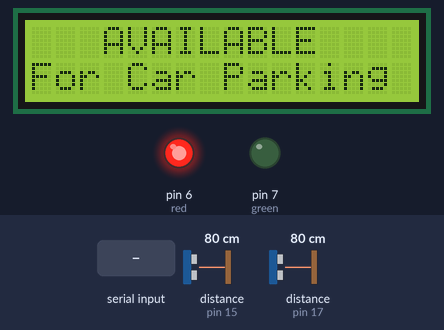
Simulated run of this sketch. Board: Arduino Uno, built with avr-gcc and run on an emulated ATmega328P. Parts: 16×2 character LCD, output pins drawn as LEDs (lit = HIGH). Wiring (inferred from the names in the program): 2 × ultrasonic range finder: trigger pin 14, echo pin 15 / trigger pin 16, echo pin 17. Inputs (shaded band) come from the test bench; at power-on: distance to the obstacle (sensors on pin 15, pin 17) 80 cm. The echo pulse lasts 58.3 µs per cm; pins used as bus, display or sensor lines are not drawn; what the sketch prints to the serial monitor is not drawn.

Above: at 4.4 s.
4.5 s: "a" received over Serial
At 5.5 s:
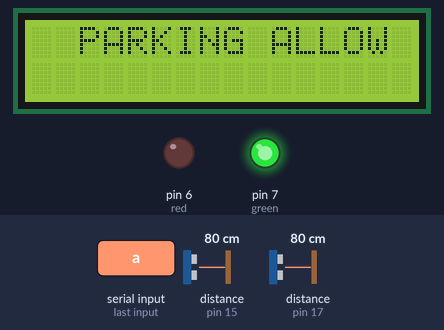
7.2 s: distance to the obstacle (sensor on pin 15) set to 12 cm
8.7 s: distance to the obstacle (sensor on pin 15) set to 9 cm
At 11.0 s:
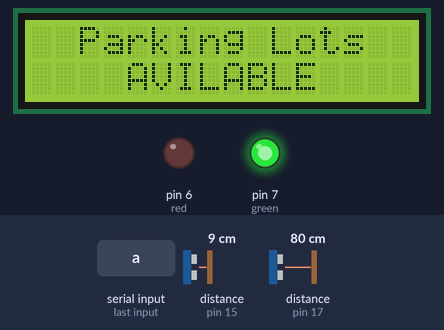
13.7 s: distance to the obstacle (sensor on pin 17) set to 12 cm
17.4 s: distance to the obstacle (sensor on pin 17) set to 9 cm
At 20.2 s:
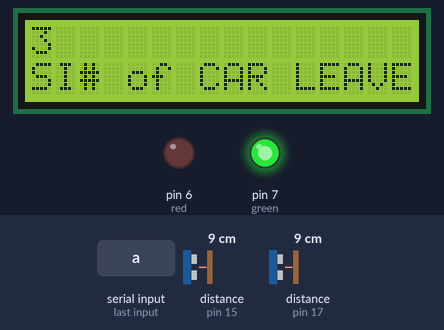
21.9 s: "b" received over Serial
At 23.3 s:
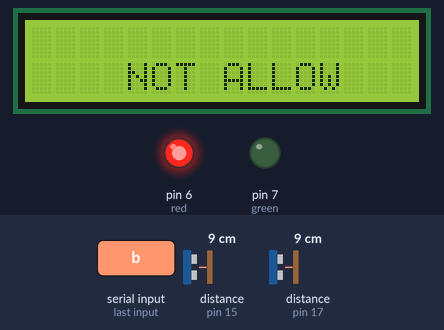
Timing chart, 0 to 24.9 s (numbered marks = the images above; inputs shaded):
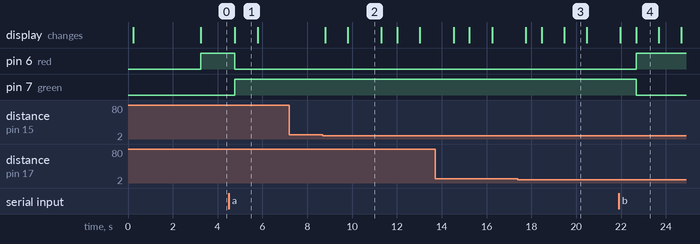

The sketch:

Digital_Car_Parking_System.ino
```cpp
#include<LiquidCrystal.h>
#include <Wire.h>  // Comes with Arduino IDE
#include <Servo.h>

LiquidCrystal lcd(13,12,11,10,9,8);
//                (RS,E,DB4,DB5,DB6,DB7)

char junk;
String inputString="";

#define echoPin 15 // Echo Pin
#define trigPin 14 // Trigger Pin

#define echoPin2 17 // Echo Pin
#define trigPin2 16 // Trigger Pin

int count=0;
long duration, duration2, inches2, inches, distance, distance2;

void IN()
{
    if(count > 10){
        //nothing do here

    }else{
    count++;
    lcd.clear();
    lcd.print(count);
    lcd.setCursor(0,1);
    lcd.print("SI# of CAR Entry");
    delay(1000);
    }
}

void OUT()
{
    if(count <= 0){
        //nothing do here
    }
    else{
    count--;
    lcd.clear();
    lcd.print(count);
    lcd.setCursor(0,1);
    lcd.print("SI# of CAR LEAVE");
    delay(1000);
    }
}

void setup()
{
  //For LCD DISPLAY

  lcd.begin(16,2);
  lcd.setCursor(0,0);
  lcd.print("Welcome To :)");
  delay (175);
  lcd.setCursor(0,1);
  lcd.print("CAR Parking");
  delay(3000);
  //for LED
  pinMode(7, OUTPUT); //green
  pinMode(6, OUTPUT); //red;
  Serial.begin(9600);
  digitalWrite(6, HIGH); // red LED always HIGH

  pinMode(trigPin, OUTPUT);
  pinMode(echoPin, INPUT);
  pinMode(trigPin2, OUTPUT);
  pinMode(echoPin2, INPUT);
}

void loop()
{
   // For  Bluetooth LED Light on / OFF
   if(Serial.available()){
       while(Serial.available())
       {
             char inChar = (char)Serial.read();
             inputString += inChar;
       }
      Serial.println(inputString);
      while (Serial.available() > 0)
      {
             junk = Serial.read() ; }
             if(inputString == "a")
             {
                  digitalWrite(6, LOW);
                  delay (2);
                  digitalWrite(7, HIGH);

                  lcd.clear();
                  lcd.setCursor(2,0);
                  lcd.print("PARKING ALLOW");
                  delay(1000);
             }
             else if(inputString == "b"){   //incase of 'b' turn the LED off
                  digitalWrite(7, LOW);
                  delay (2);
                  digitalWrite(6, HIGH);

                  lcd.clear();
                  lcd.setCursor(4,1);
                  lcd.print("NOT ALLOW");
                  delay(1000);
      }
    inputString = "";
  }


 //FOR IN
 digitalWrite(trigPin, LOW);
 delayMicroseconds(2);
 digitalWrite(trigPin, HIGH);
 delayMicroseconds(10);
 digitalWrite(trigPin, LOW);
 pinMode(echoPin, INPUT);

 duration = pulseIn(echoPin, HIGH);
 inches = (duration/2) / 74;
 /*Serial.print(inches);
 Serial.print("in, ");
 Serial.println();
 delay(250);
 */

 if(inches < 4  ){
    IN();
 }

 //FOR OUT
 digitalWrite(trigPin2, LOW);
 delayMicroseconds(2);
 digitalWrite(trigPin2, HIGH);
 delayMicroseconds(10);
 digitalWrite(trigPin2, LOW);
 pinMode(echoPin2, INPUT);
 duration2 = pulseIn(echoPin2, HIGH);//
 inches2 = (duration2/2) / 74;
 /*
 Serial.print(inches2);
 Serial.print("in, ");
 Serial.println();
 delay(250);
 */

 if(inches2 < 4 ){
    OUT();
 }


 //rest of code
  if(count<=0)
  {
    lcd.clear();
    lcd.setCursor(3,0);
    lcd.print("AVAILABLE");
    lcd.setCursor(0,1);
    lcd.print("For Car Parking");
    delay(1500);
  }

  else
   {
       if(count > 10){
       lcd.clear();
       lcd.setCursor(4,0);
       lcd.print("SORRY :(");
       delay(600);

       lcd.clear();
       lcd.setCursor(2,0);
       lcd.print("NOT AVAILABLE");
       lcd.setCursor(0,1);
       lcd.print("For Car Parking");
       delay(1500);
    }else{
          lcd.clear();
          lcd.setCursor(2,0);
          lcd.print("Parking Lots");
          lcd.setCursor(4,1);
          lcd.print("AVILABLE");
          delay(1500);

          lcd.clear();
          lcd.setCursor(0,0);
          lcd.print("TOTAL CAR ENTRY");
          lcd.setCursor(0,1);
          lcd.print(count);
          delay(700);


    }//iner else

   }//out else


}
```

Measured:
- the behaviour switches between 11 and 10 cm on distance to the obstacle (sensor on pin 15) (found by bisection; images 1 and 2)
- the behaviour switches between 11 and 10 cm on distance to the obstacle (sensor on pin 17) (found by bisection; images 2 and 3)
- after the input at 4.5 s, pin 6 (red): HIGH → LOW after 0.26 s; pin 7 (green): LOW → HIGH after 0.26 s; the display: changes after 0.26 s (image 1)
- after the input at 7.2 s, every drawn part: stays the same
- after the input at 8.7 s, the display: first changes after 0.10 s (image 2 shows a later state)
- after the input at 17.4 s, the display: first differs from a run without the input after 2.1 s (image 3)
- after the input at 21.9 s, pin 6 (red): LOW → HIGH after 0.77 s; pin 7 (green): HIGH → LOW after 0.77 s; the display: first differs from a run without the input after 0.78 s (image 4)
- what the display in image 1 shows lasts 1.0 s, from 4.8 s to 5.8 s
